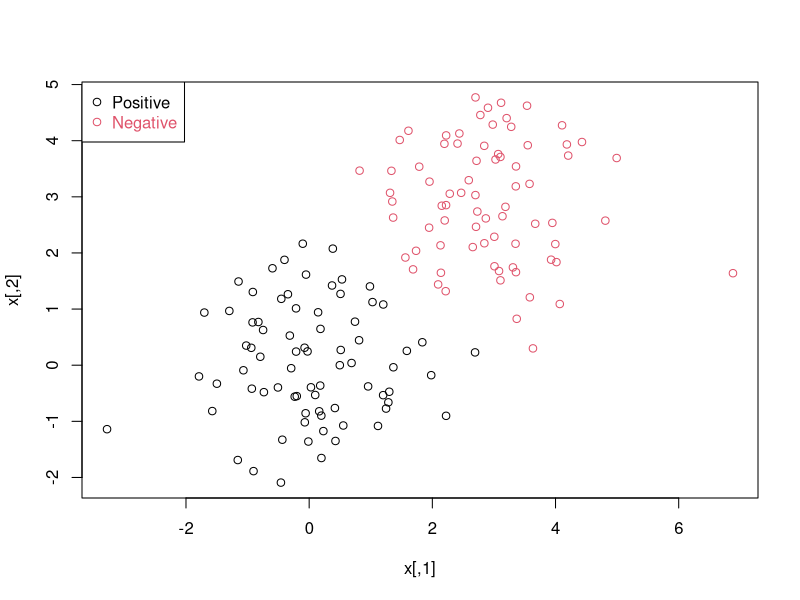
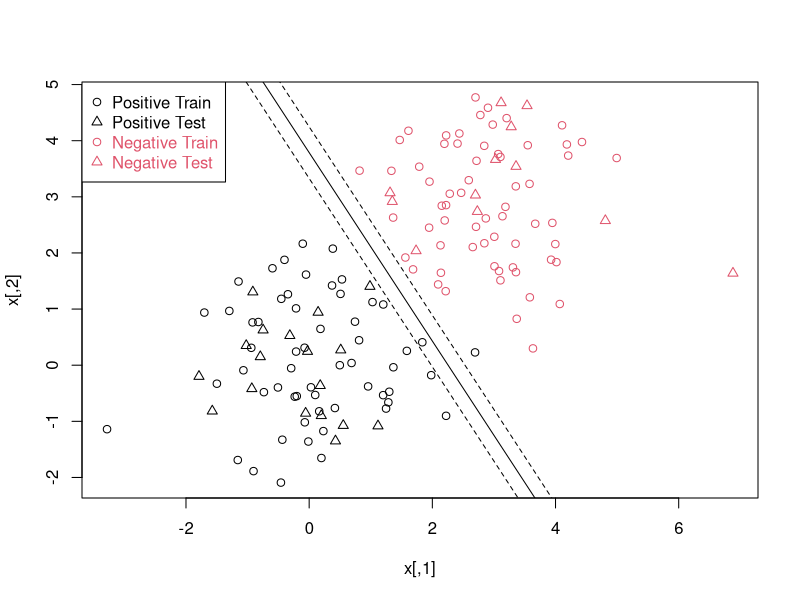

Write the R code that produced these figures, in order.
## Support Vector Machine Tutorial
## Jan 23rd 2016


## Generate Data
n <- 150 # number of data points
p <- 2 # dimension
sigma <- 1 # variance of the distribution
meanpos <- 0 # centre of the distribution of positive examples
meanneg <- 3 # centre of the distribution of negative examples
npos <- round(n/2) # number of positive examples
nneg <- n-npos # number of negative examples
# Generate the positive and negative examples
xpos <- matrix(rnorm(npos*p,mean=meanpos,sd=sigma),npos,p)
xneg <- matrix(rnorm(nneg*p,mean=meanneg,sd=sigma),npos,p)
x <- rbind(xpos,xneg)
# Generate the labels
y <- matrix(c(rep(1,npos),rep(-1,nneg)))
# Visualize the data
plot(x,col=ifelse(y>0,1,2))
legend("topleft",c('Positive','Negative'),col=seq(2),pch=1,text.col=seq(2))


## Prepare a training and a test set ##
ntrain <- round(n*0.8) # number of training examples
tindex <- sample(n,ntrain) # indices of training samples
xtrain <- x[tindex,]
xtest <- x[-tindex,]
ytrain <- y[tindex]

ytest <- y[-tindex]
istrain=rep(0,n)
istrain[tindex]=1
# Visualize
plot(x,col=ifelse(y>0,1,2),pch=ifelse(istrain==1,1,2))
legend("topleft",c('Positive Train','Positive Test','Negative Train','Negative Test'),
       col=c(1,1,2,2),pch=c(1,2,1,2),text.col=c(1,1,2,2))

## Train a SVM
# load the kernlab package
library(e1071)
# train the SVM
svp = svm(xtrain,ytrain,kernel='linear',scale=c())

w = colSums(as.numeric(svp$coefs) * xtrain[svp$index,])
b = svp$rho

# Draw the lines
abline(b/w[2],-w[1]/w[2])
abline((b+svp$epsilon)/w[2],-w[1]/w[2],lty=2)
abline((b-svp$epsilon)/w[2],-w[1]/w[2],lty=2)

## Real data

attach(iris)
x = subset(iris,select=-Species)
y = Species
